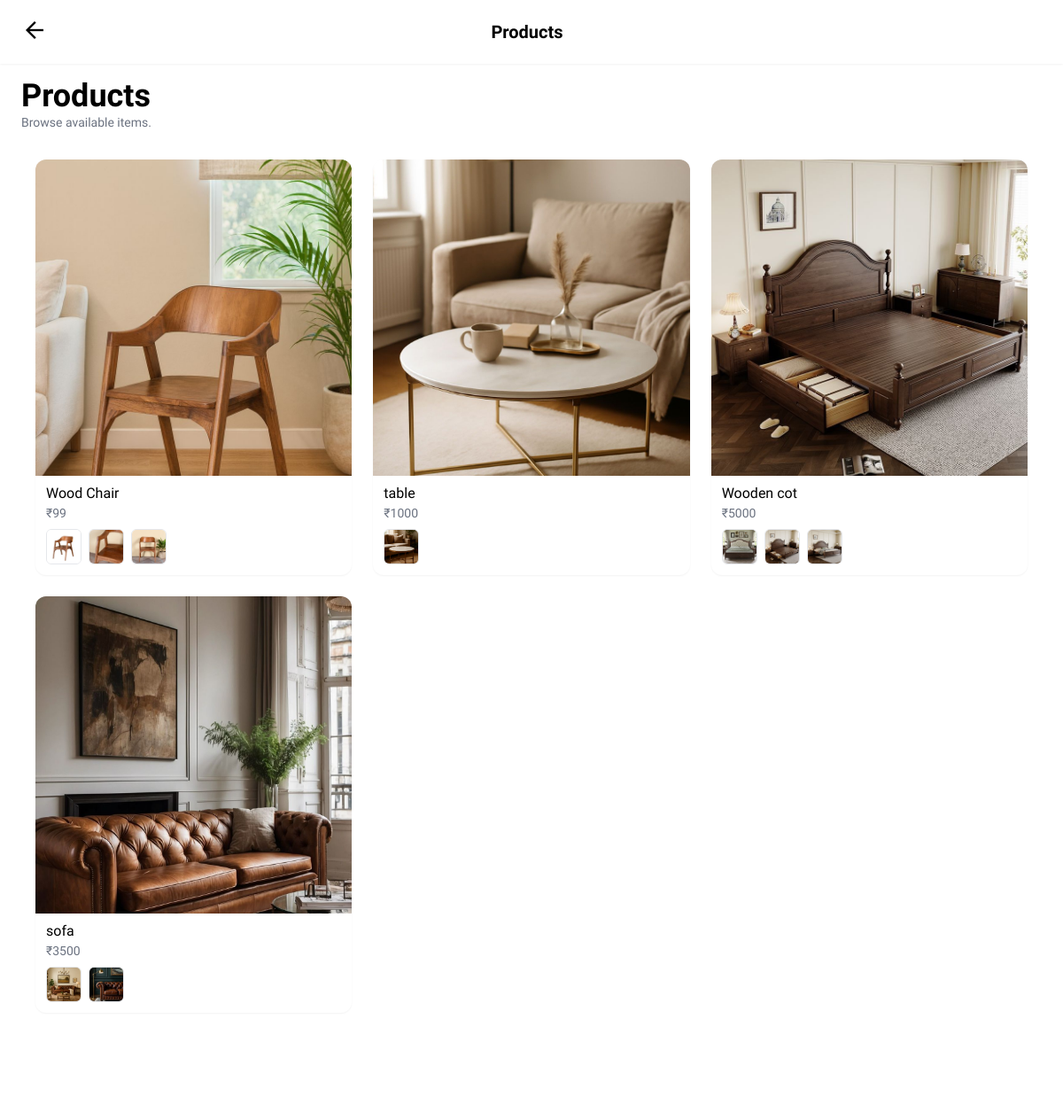
Page /category/1/ on the committed database.
### products/models.py (models this page shows, shortened)
class Products(models.Model):
    title=models.CharField(max_length=100)
    discription=models.TextField(null=True)
    price=models.IntegerField(default=0)
    image=models.ImageField(upload_to='images/')
    category=models.ForeignKey(CategoryModel,on_delete=models.CASCADE)
    user=models.ForeignKey(User,on_delete=models.CASCADE,null=True)
    quantity=models.PositiveIntegerField(default=0)
    is_delete=models.BooleanField(default=False)

class Images(models.Model):
    product=models.ForeignKey(Products,on_delete=models.CASCADE,related_name='images')
    image=models.ImageField(upload_to='images/')

### products/views.py (the view)
# urls.py: path('category/<int:pk>/',views.category_page,name='category'),
def category_page(request,pk):
    try:
        category=get_object_or_404(CategoryModel,pk=pk)
        products=Products.objects.filter(category=category,is_delete=False)
        return render(request,'products/category_one_products.html'
                    ,{'products':products,
                  'category':category})
    except:
        return redirect('error_page')

### templates/products/category_one_products.html (shortened to what this page needs)
<!DOCTYPE html>
<html class="light" lang="en">
<head>
  <script src="https://cdn.tailwindcss.com?plugins=forms,container-queries"></script>
</head>
<body class="bg-background-light dark:bg-background-dark font-display">
  <div class="w-full max-w-screen-xl mx-auto">
    <header class="sticky top-0 z-10 bg-white dark:bg-slate-900 shadow-sm">
      <div class="flex justify-between px-6 py-4 items-center">
        <a href="{% url 'home' %}">
          <span class="material-symbols-outlined text-3xl">arrow_back</span>
        </a>
        <p class="text-xl font-bold">Products</p>
      </div>
    </header>
    <main class="pb-24 px-6">
      <div class="py-4">
        <p class="text-4xl font-bold">Products</p>
        <p class="text-gray-500 text-sm">Browse available items.</p>
      </div>
      <div class="grid grid-cols-1 sm:grid-cols-2 md:grid-cols-3 gap-6 p-4">
        {% for product in products %}
        <a href="{% url 'user_single_product' product.id %}">
          <div class="flex flex-col gap-2 pb-2 bg-white dark:bg-slate-800 rounded-xl overflow-hidden shadow-sm">
            <div class="w-full bg-center bg-no-repeat aspect-square bg-cover"
              style="background-image: url('{{ product.image.url }}');">
            </div>
            <div class="px-3 pb-1">
              <p class="text-base font-medium">{{ product.title }}</p>
              <p class="text-sm text-gray-500">₹{{ product.price }}</p>
              <div class="flex gap-2 mt-2">
                {% for img in product.images.all %}
                  <img src="{{ img.image.url }}" class="w-10 h-10 rounded-md object-cover border" />
                {% endfor %}
              </div>
            </div>
          </div>
        </a>
        {% endfor %}
      </div>
    </main>
    <nav class="fixed bottom-0 left-1/2 -translate-x-1/2 max-w-screen-xl w-full h-16 bg-primary text-white flex justify-around items-center">
      <span class="material-symbols-outlined text-3xl">home</span>
      <span class="material-symbols-outlined text-3xl">favorite</span>
      <span class="material-symbols-outlined text-3xl">person</span>
    </nav>
  </div>
</body>
</html>

### templates/products/category_one_products.html (style rules this page uses)
body { font-family: 'Work Sans', sans-serif; }

### rows in the picture
Products: image (picture), title "Wood Chair", price "99"
Images: image (picture)
Images: image (picture)
Images: image (picture)
Products: image (picture), title "table", price "1000"
Images: image (picture)
Products: image (picture), title "Wooden cot", price "5000"
Images: image (picture)
Images: image (picture)
Images: image (picture)
Products: image (picture), title "sofa", price "3500"
Images: image (picture)
Images: image (picture)
